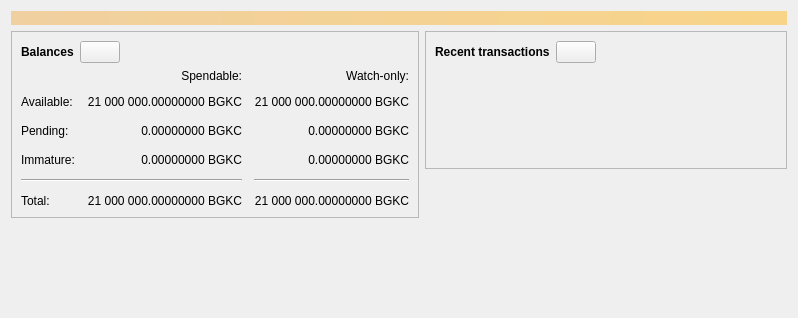
<?xml version="1.0" encoding="UTF-8"?>
<ui version="4.0">
 <class>OverviewPage</class>
 <widget class="QWidget" name="OverviewPage">
  <property name="geometry">
   <rect>
    <x>0</x>
    <y>0</y>
    <width>798</width>
    <height>318</height>
   </rect>
  </property>
  <property name="windowTitle">
   <string>Form</string>
  </property>
  <layout class="QVBoxLayout" name="topLayout">
   <item>
    <widget class="QLabel" name="labelAlerts">
     <property name="visible">
      <bool>false</bool>
     </property>
     <property name="styleSheet">
      <string notr="true">QLabel { background-color: qlineargradient(x1: 0, y1: 0, x2: 1, y2: 0, stop:0 #F0D0A0, stop:1 #F8D488); color:#000000; }</string>
     </property>
     <property name="wordWrap">
      <bool>true</bool>
     </property>
     <property name="margin">
      <number>3</number>
     </property>
     <property name="textInteractionFlags">
      <set>Qt::TextSelectableByMouse</set>
     </property>
    </widget>
   </item>
   <item>
    <layout class="QHBoxLayout" name="horizontalLayout" stretch="1,1">
     <item>
      <layout class="QVBoxLayout" name="verticalLayout_2">
       <item>
        <widget class="QFrame" name="frame">
         <property name="frameShape">
          <enum>QFrame::StyledPanel</enum>
         </property>
         <property name="frameShadow">
          <enum>QFrame::Raised</enum>
         </property>
         <layout class="QVBoxLayout" name="verticalLayout_4">
          <item>
           <layout class="QHBoxLayout" name="horizontalLayout_4">
            <item>
             <widget class="QLabel" name="label_5">
              <property name="font">
               <font>
                <weight>75</weight>
                <bold>true</bold>
               </font>
              </property>
              <property name="text">
               <string>Balances</string>
              </property>
             </widget>
            </item>
            <item>
             <widget class="QPushButton" name="labelWalletStatus">
              <property name="enabled">
               <bool>true</bool>
              </property>
              <property name="maximumSize">
               <size>
                <width>45</width>
                <height>16777215</height>
               </size>
              </property>
              <property name="toolTip">
               <string>The displayed information may be out of date. Your wallet automatically synchronizes with the BIGKEYCOIN network after a connection is established, but this process has not completed yet.</string>
              </property>
              <property name="text">
               <string/>
              </property>
              <property name="icon">
               <iconset resource="../bitcoin.qrc">
                <normaloff>:/icons/warning</normaloff>
                <disabledoff>:/icons/warning</disabledoff>:/icons/warning</iconset>
              </property>
              <property name="iconSize">
               <size>
                <width>24</width>
                <height>24</height>
               </size>
              </property>
             </widget>
            </item>
            <item>
             <spacer name="horizontalSpacer_3">
              <property name="orientation">
               <enum>Qt::Horizontal</enum>
              </property>
              <property name="sizeHint" stdset="0">
               <size>
                <width>40</width>
                <height>20</height>
               </size>
              </property>
             </spacer>
            </item>
           </layout>
          </item>
          <item>
           <layout class="QGridLayout" name="gridLayout">
            <property name="spacing">
             <number>12</number>
            </property>
            <item row="2" column="2">
             <widget class="QLabel" name="labelWatchPending">
              <property name="cursor">
               <cursorShape>IBeamCursor</cursorShape>
              </property>
              <property name="toolTip">
               <string>Unconfirmed transactions to watch-only addresses</string>
              </property>
              <property name="text">
               <string notr="true">0.00000000 BGKC</string>
              </property>
              <property name="alignment">
               <set>Qt::AlignRight|Qt::AlignTrailing|Qt::AlignVCenter</set>
              </property>
              <property name="textInteractionFlags">
               <set>Qt::LinksAccessibleByMouse|Qt::TextSelectableByKeyboard|Qt::TextSelectableByMouse</set>
              </property>
             </widget>
            </item>
            <item row="2" column="1">
             <widget class="QLabel" name="labelUnconfirmed">
              <property name="cursor">
               <cursorShape>IBeamCursor</cursorShape>
              </property>
              <property name="toolTip">
               <string>Total of transactions that have yet to be confirmed, and do not yet count toward the spendable balance</string>
              </property>
              <property name="text">
               <string notr="true">0.00000000 BGKC</string>
              </property>
              <property name="alignment">
               <set>Qt::AlignRight|Qt::AlignTrailing|Qt::AlignVCenter</set>
              </property>
              <property name="textInteractionFlags">
               <set>Qt::LinksAccessibleByMouse|Qt::TextSelectableByKeyboard|Qt::TextSelectableByMouse</set>
              </property>
             </widget>
            </item>
            <item row="3" column="2">
             <widget class="QLabel" name="labelWatchImmature">
              <property name="cursor">
               <cursorShape>IBeamCursor</cursorShape>
              </property>
              <property name="toolTip">
               <string>Mined balance in watch-only addresses that has not yet matured</string>
              </property>
              <property name="text">
               <string notr="true">0.00000000 BGKC</string>
              </property>
              <property name="alignment">
               <set>Qt::AlignRight|Qt::AlignTrailing|Qt::AlignVCenter</set>
              </property>
              <property name="textInteractionFlags">
               <set>Qt::LinksAccessibleByMouse|Qt::TextSelectableByKeyboard|Qt::TextSelectableByMouse</set>
              </property>
             </widget>
            </item>
            <item row="4" column="0" colspan="2">
             <widget class="Line" name="line">
              <property name="orientation">
               <enum>Qt::Horizontal</enum>
              </property>
             </widget>
            </item>
            <item row="4" column="2">
             <widget class="Line" name="lineWatchBalance">
              <property name="sizePolicy">
               <sizepolicy hsizetype="Preferred" vsizetype="Fixed">
                <horstretch>0</horstretch>
                <verstretch>0</verstretch>
               </sizepolicy>
              </property>
              <property name="minimumSize">
               <size>
                <width>140</width>
                <height>0</height>
               </size>
              </property>
              <property name="orientation">
               <enum>Qt::Horizontal</enum>
              </property>
             </widget>
            </item>
            <item row="5" column="0">
             <widget class="QLabel" name="labelTotalText">
              <property name="text">
               <string>Total:</string>
              </property>
             </widget>
            </item>
            <item row="3" column="1">
             <widget class="QLabel" name="labelImmature">
              <property name="cursor">
               <cursorShape>IBeamCursor</cursorShape>
              </property>
              <property name="toolTip">
               <string>Mined balance that has not yet matured</string>
              </property>
              <property name="text">
               <string notr="true">0.00000000 BGKC</string>
              </property>
              <property name="alignment">
               <set>Qt::AlignRight|Qt::AlignTrailing|Qt::AlignVCenter</set>
              </property>
              <property name="textInteractionFlags">
               <set>Qt::LinksAccessibleByMouse|Qt::TextSelectableByKeyboard|Qt::TextSelectableByMouse</set>
              </property>
             </widget>
            </item>
            <item row="2" column="3">
             <spacer name="horizontalSpacer_2">
              <property name="orientation">
               <enum>Qt::Horizontal</enum>
              </property>
              <property name="sizeHint" stdset="0">
               <size>
                <width>40</width>
                <height>20</height>
               </size>
              </property>
             </spacer>
            </item>
            <item row="3" column="0">
             <widget class="QLabel" name="labelImmatureText">
              <property name="text">
               <string>Immature:</string>
              </property>
             </widget>
            </item>
            <item row="5" column="1">
             <widget class="QLabel" name="labelTotal">
              <property name="cursor">
               <cursorShape>IBeamCursor</cursorShape>
              </property>
              <property name="toolTip">
               <string>Your current total balance</string>
              </property>
              <property name="text">
               <string notr="true">21 000 000.00000000 BGKC</string>
              </property>
              <property name="alignment">
               <set>Qt::AlignRight|Qt::AlignTrailing|Qt::AlignVCenter</set>
              </property>
              <property name="textInteractionFlags">
               <set>Qt::LinksAccessibleByMouse|Qt::TextSelectableByKeyboard|Qt::TextSelectableByMouse</set>
              </property>
             </widget>
            </item>
            <item row="5" column="2">
             <widget class="QLabel" name="labelWatchTotal">
              <property name="cursor">
               <cursorShape>IBeamCursor</cursorShape>
              </property>
              <property name="toolTip">
               <string>Current total balance in watch-only addresses</string>
              </property>
              <property name="text">
               <string notr="true">21 000 000.00000000 BGKC</string>
              </property>
              <property name="alignment">
               <set>Qt::AlignRight|Qt::AlignTrailing|Qt::AlignVCenter</set>
              </property>
              <property name="textInteractionFlags">
               <set>Qt::LinksAccessibleByMouse|Qt::TextSelectableByKeyboard|Qt::TextSelectableByMouse</set>
              </property>
             </widget>
            </item>
            <item row="0" column="2">
             <widget class="QLabel" name="labelWatchonly">
              <property name="text">
               <string>Watch-only:</string>
              </property>
              <property name="alignment">
               <set>Qt::AlignRight|Qt::AlignTrailing|Qt::AlignVCenter</set>
              </property>
             </widget>
            </item>
            <item row="1" column="0">
             <widget class="QLabel" name="labelBalanceText">
              <property name="text">
               <string>Available:</string>
              </property>
             </widget>
            </item>
            <item row="1" column="1">
             <widget class="QLabel" name="labelBalance">
              <property name="cursor">
               <cursorShape>IBeamCursor</cursorShape>
              </property>
              <property name="toolTip">
               <string>Your current spendable balance</string>
              </property>
              <property name="text">
               <string notr="true">21 000 000.00000000 BGKC</string>
              </property>
              <property name="alignment">
               <set>Qt::AlignRight|Qt::AlignTrailing|Qt::AlignVCenter</set>
              </property>
              <property name="textInteractionFlags">
               <set>Qt::LinksAccessibleByMouse|Qt::TextSelectableByKeyboard|Qt::TextSelectableByMouse</set>
              </property>
             </widget>
            </item>
            <item row="1" column="2">
             <widget class="QLabel" name="labelWatchAvailable">
              <property name="cursor">
               <cursorShape>IBeamCursor</cursorShape>
              </property>
              <property name="toolTip">
               <string>Your current balance in watch-only addresses</string>
              </property>
              <property name="text">
               <string notr="true">21 000 000.00000000 BGKC</string>
              </property>
              <property name="alignment">
               <set>Qt::AlignRight|Qt::AlignTrailing|Qt::AlignVCenter</set>
              </property>
              <property name="textInteractionFlags">
               <set>Qt::LinksAccessibleByMouse|Qt::TextSelectableByKeyboard|Qt::TextSelectableByMouse</set>
              </property>
             </widget>
            </item>
            <item row="2" column="0">
             <widget class="QLabel" name="labelPendingText">
              <property name="text">
               <string>Pending:</string>
              </property>
             </widget>
            </item>
            <item row="0" column="1">
             <widget class="QLabel" name="labelSpendable">
              <property name="text">
               <string>Spendable:</string>
              </property>
              <property name="alignment">
               <set>Qt::AlignRight|Qt::AlignTrailing|Qt::AlignVCenter</set>
              </property>
             </widget>
            </item>
           </layout>
          </item>
         </layout>
        </widget>
       </item>
       <item>
        <spacer name="verticalSpacer">
         <property name="orientation">
          <enum>Qt::Vertical</enum>
         </property>
         <property name="sizeHint" stdset="0">
          <size>
           <width>20</width>
           <height>40</height>
          </size>
         </property>
        </spacer>
       </item>
      </layout>
     </item>
     <item>
      <layout class="QVBoxLayout" name="verticalLayout_3">
       <item>
        <widget class="QFrame" name="frame_2">
         <property name="frameShape">
          <enum>QFrame::StyledPanel</enum>
         </property>
         <property name="frameShadow">
          <enum>QFrame::Raised</enum>
         </property>
         <layout class="QVBoxLayout" name="verticalLayout">
          <item>
           <layout class="QHBoxLayout" name="horizontalLayout_2">
            <item>
             <widget class="QLabel" name="label_4">
              <property name="font">
               <font>
                <weight>75</weight>
                <bold>true</bold>
               </font>
              </property>
              <property name="text">
               <string>Recent transactions</string>
              </property>
             </widget>
            </item>
            <item>
             <widget class="QPushButton" name="labelTransactionsStatus">
              <property name="enabled">
               <bool>true</bool>
              </property>
              <property name="maximumSize">
               <size>
                <width>45</width>
                <height>16777215</height>
               </size>
              </property>
              <property name="toolTip">
               <string>The displayed information may be out of date. Your wallet automatically synchronizes with the BIGKEYCOIN network after a connection is established, but this process has not completed yet.</string>
              </property>
              <property name="text">
               <string/>
              </property>
              <property name="icon">
               <iconset resource="../bitcoin.qrc">
                <normaloff>:/icons/warning</normaloff>
                <disabledoff>:/icons/warning</disabledoff>:/icons/warning</iconset>
              </property>
              <property name="iconSize">
               <size>
                <width>24</width>
                <height>24</height>
               </size>
              </property>
             </widget>
            </item>
            <item>
             <spacer name="horizontalSpacer">
              <property name="orientation">
               <enum>Qt::Horizontal</enum>
              </property>
              <property name="sizeHint" stdset="0">
               <size>
                <width>40</width>
                <height>20</height>
               </size>
              </property>
             </spacer>
            </item>
           </layout>
          </item>
          <item>
           <widget class="TransactionOverviewWidget" name="listTransactions">
            <property name="styleSheet">
             <string notr="true">QListView { background: transparent; }</string>
            </property>
            <property name="frameShape">
             <enum>QFrame::NoFrame</enum>
            </property>
            <property name="verticalScrollBarPolicy">
             <enum>Qt::ScrollBarAlwaysOff</enum>
            </property>
            <property name="horizontalScrollBarPolicy">
             <enum>Qt::ScrollBarAlwaysOff</enum>
            </property>
            <property name="sizeAdjustPolicy">
             <enum>QAbstractScrollArea::AdjustToContents</enum>
            </property>
            <property name="selectionMode">
             <enum>QAbstractItemView::NoSelection</enum>
            </property>
            <property name="uniformItemSizes">
             <bool>true</bool>
            </property>
           </widget>
          </item>
         </layout>
        </widget>
       </item>
       <item>
        <spacer name="verticalSpacer_2">
         <property name="orientation">
          <enum>Qt::Vertical</enum>
         </property>
         <property name="sizeHint" stdset="0">
          <size>
           <width>20</width>
           <height>40</height>
          </size>
         </property>
        </spacer>
       </item>
      </layout>
     </item>
    </layout>
   </item>
  </layout>
 </widget>
 <customwidgets>
  <customwidget>
   <class>TransactionOverviewWidget</class>
   <extends>QListView</extends>
   <header>qt/transactionoverviewwidget.h</header>
  </customwidget>
 </customwidgets>
 <resources/>
 <connections/>
</ui>
